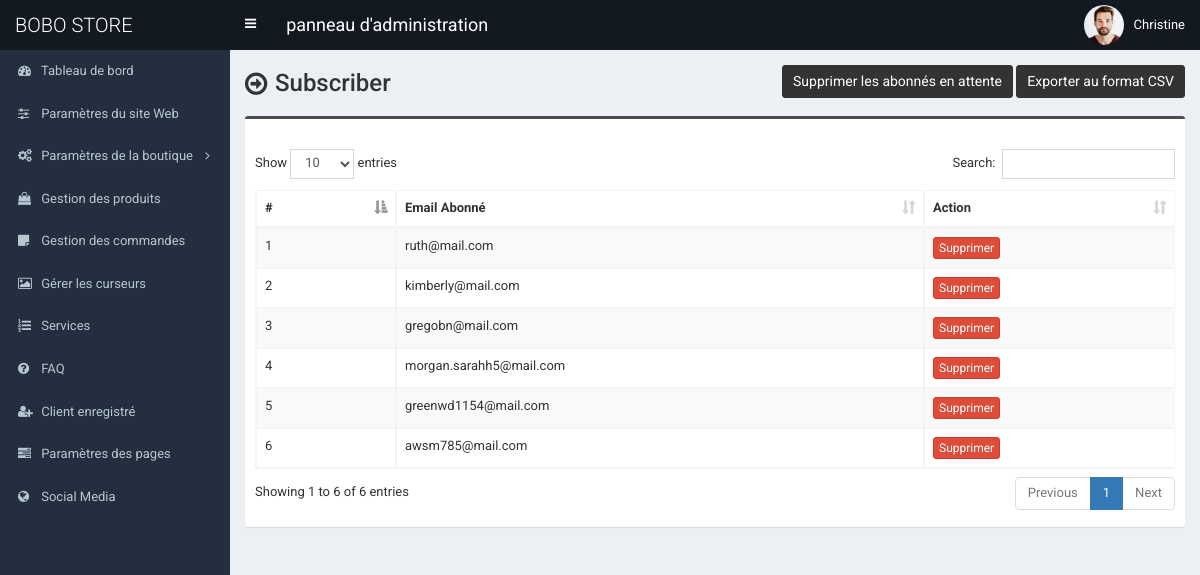
The app's page /admin/subscriber.php (signed in), older data.
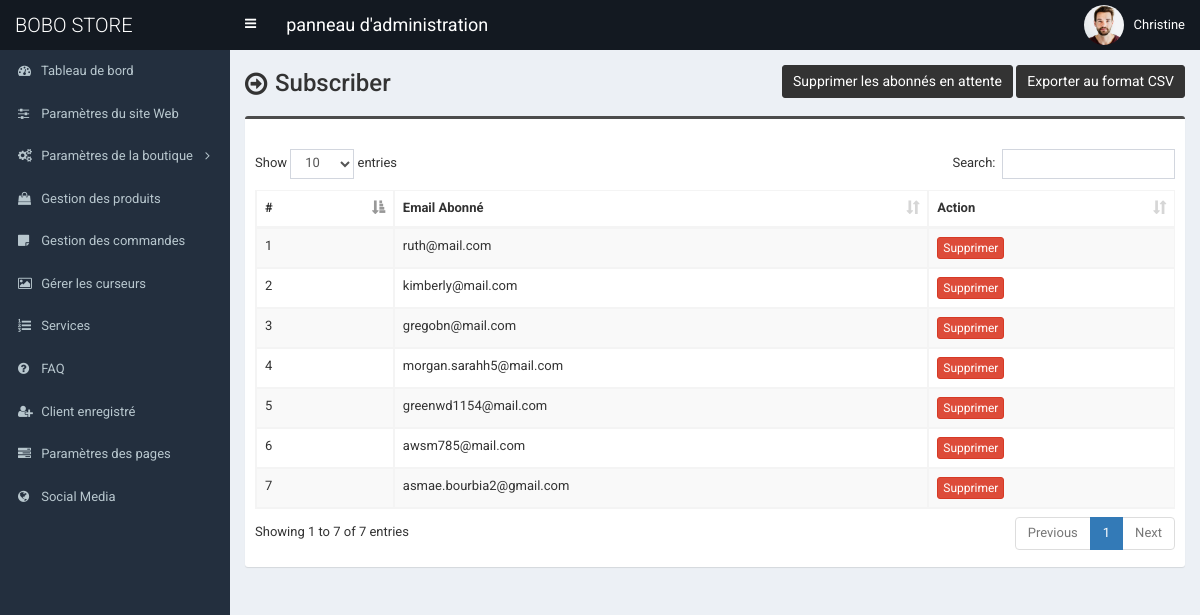
The same page, newer data.
### tables this page shows
CREATE TABLE IF NOT EXISTS `tbl_subscriber` (
  `subs_id` int NOT NULL AUTO_INCREMENT,
  `subs_email` varchar(255) NOT NULL,
  `subs_date` varchar(100) NOT NULL,
  `subs_date_time` varchar(100) NOT NULL,
  `subs_hash` varchar(255) NOT NULL,
  `subs_active` int NOT NULL,
  PRIMARY KEY (`subs_id`)
);

### admin/subscriber.php (the view, shortened to what this page needs)
<?php require_once('header.php'); ?>
<section class="content-header">
	<div class="content-header-left">
		<h1>Subscriber</h1>
	</div>
	<div class="content-header-right">
		<a href="subscriber-remove.php" class="btn btn-primary btn-sm">
Supprimer les abonnés en attente</a>
		<a href="subscriber-csv.php" class="btn btn-primary btn-sm">Exporter au format CSV</a>
	</div>
</section>
<section class="content">
  <div class="row">
    <div class="col-md-12">
      <div class="box box-info">
        <div class="box-body table-responsive">
          <table id="example1" class="table table-bordered table-hover table-striped">
			<thead>
			    <tr>
			        <th>#</th>
			        <th>Email Abonné </th>
			        <th>Action</th>
			    </tr>
			</thead>
            <tbody>
            	<?php
            	$i=0;
            	$statement = $pdo->prepare("SELECT * FROM tbl_subscriber WHERE subs_active=1");
            	$statement->execute();
            	$result = $statement->fetchAll(PDO::FETCH_ASSOC);
            	foreach ($result as $row) {
            		$i++;
            		?>
					<tr>
	                    <td><?php echo $i; ?></td>
	                    <td><?php echo $row['subs_email']; ?></td>
	                    <td><a href="#" class="btn btn-danger btn-xs" data-href="subscriber-delete.php?id=<?php echo $row['subs_id']; ?>" data-toggle="modal" data-target="#confirm-delete">Supprimer</a></td>
	                </tr>
            		<?php
            	}
            	?>
            </tbody>
          </table>
        </div>
      </div>
</section>
<?php require_once('footer.php'); ?>

Row changes from the older to the newer data that the page shows:
added tbl_subscriber: subs_email "asmae.bourbia2@gmail.com"
Text that changed along with them:
text written by a page script: "Show entries Search: Showing 1 to 6 of 6 entries Previous 1 Next" → "Show entries Search: Showing 1 to 7 of 7 entries Previous 1 Next"
